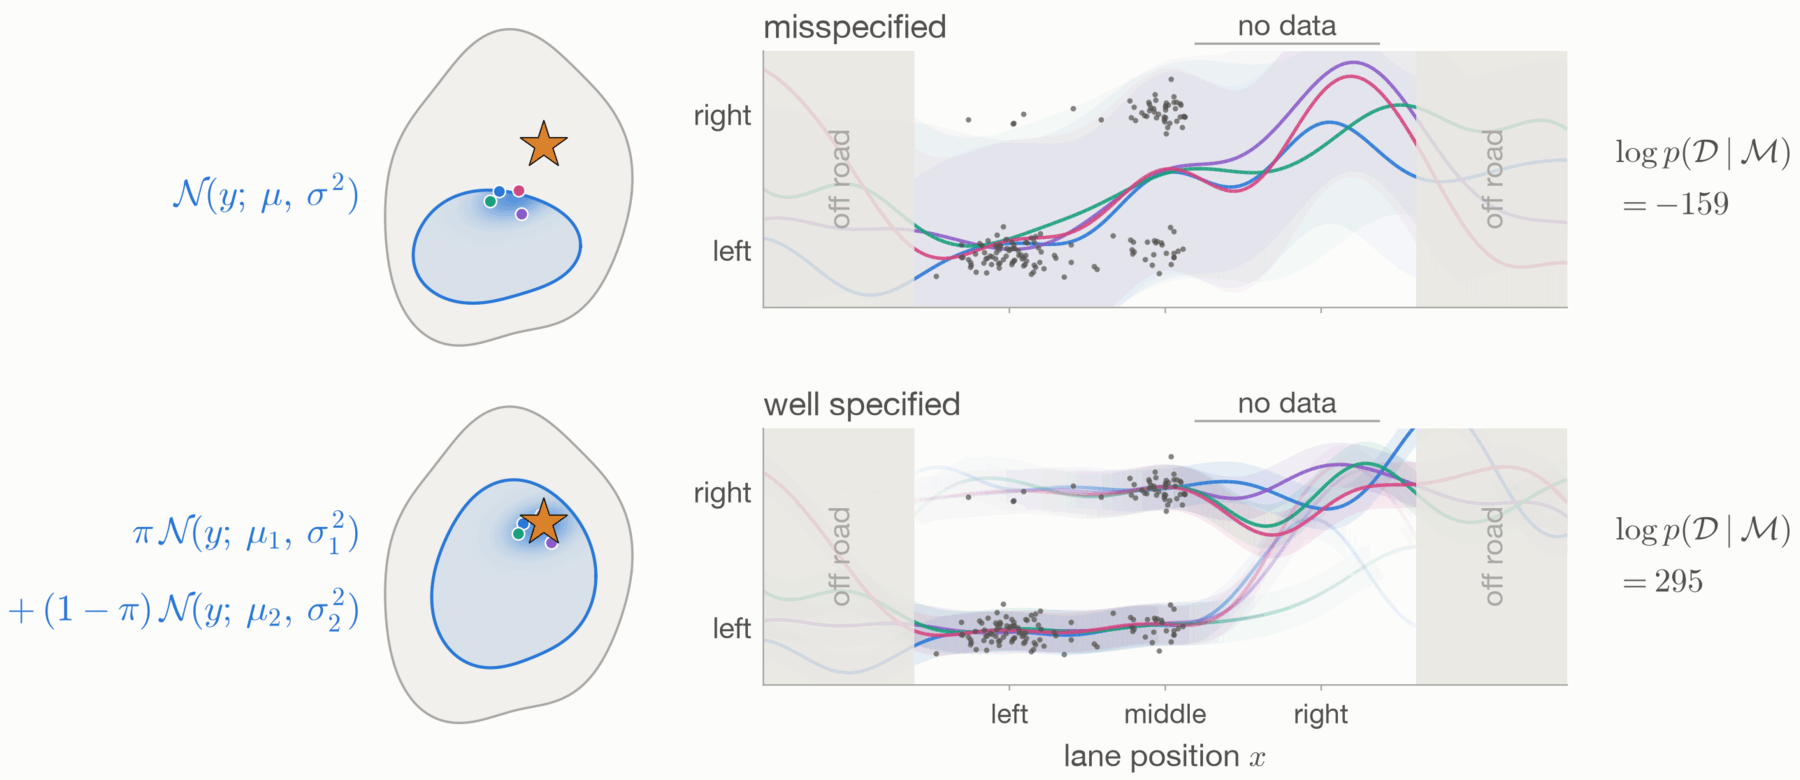

Write the Python code that produced this figure.
"""The same data, a misspecified and a well-specified model.

Top: one Gaussian whose mean has a Gaussian-process prior. Bottom: the mixture from figure 14.
The mixture weight is fixed to the true one and the noise levels do not depend on x, which keeps
the evidence exact. Each point is assigned to a mode by the sign of y, so the mixture's evidence
is that of the completed data, a lower bound. The space panels are sketches.

Run: python 17_two_models.py  (requires numpy, scipy, matplotlib)
"""

import matplotlib.pyplot as plt
import numpy as np
from matplotlib.colors import to_rgb
from matplotlib.patches import Polygon
from scipy.special import logsumexp

from common import (INK2, LANES, MODEL, POINT, SPACE, SURFACE, TRUTH, TRUTH_XY, X_LIM,
                    draw_truth_star, model_outline, p_right, sample_inputs, sample_truth, save, setup_style,
                    space_outline, style_data_axes, style_space_axes)

N_DATA = 400
PRIOR_STD, LENGTH = 0.35, 0.3
SIGMAS = np.geomspace(0.04, 0.8, 80)
COLORS = ["#2a78d6", "#8b5cc9", "#17a07b", "#d6457f"]
GAP = (0.12, 0.85)

rng = np.random.default_rng(4)
# The data happen to miss most of the right lane.
x_obs = sample_inputs(2 * N_DATA, rng)
x_obs = x_obs[(x_obs < GAP[0]) | (x_obs > GAP[1])][:N_DATA]
x_obs, y_obs = sample_truth(N_DATA, rng, x_obs)
xs = np.linspace(*X_LIM, 160)
z = rng.standard_normal((len(COLORS), 2, len(xs)))
u = rng.uniform(0.05, 0.95, (len(COLORS), 2))


def kernel(a, b):
    return PRIOR_STD**2 * np.exp(-0.5 * ((a[:, None] - b[None, :]) / LENGTH) ** 2)


def gp(xo, yo, m0, sigma):
    """GP posterior on the grid and the log marginal likelihood of (xo, yo)."""
    yc = yo - m0
    K_go = kernel(xs, xo)
    S = kernel(xo, xo) + sigma**2 * np.eye(len(xo))
    L = np.linalg.cholesky(S)
    alpha = np.linalg.solve(S, yc)
    log_ml = -0.5 * yc @ alpha - np.log(np.diag(L)).sum() - 0.5 * len(xo) * np.log(2 * np.pi)
    return m0 + K_go @ alpha, kernel(xs, xs) - K_go @ np.linalg.solve(S, K_go.T), log_ml


def mode(xo, yo, m0, k):
    """Samples for one mode, its noise level marginalized on the grid, and its log evidence."""
    post = [gp(xo, yo, m0, s) for s in SIGMAS]
    logw = np.array([p[2] for p in post])
    cdf = np.cumsum(np.exp(logw - logsumexp(logw)))
    means, sigmas = [], []
    for h in range(len(COLORS)):
        i = min(np.searchsorted(cdf, u[h, k]), len(SIGMAS) - 1)
        m, C, _ = post[i]
        means.append(m + np.linalg.cholesky(C + 1e-8 * np.eye(len(xs))) @ z[h, k])
        sigmas.append(SIGMAS[i])
    return np.array(means), np.array(sigmas), logsumexp(logw) - np.log(len(SIGMAS))


single = mode(x_obs, y_obs, 0.0, 0)
left, right = (np.sign(y_obs) == s for s in (-1, 1))
modes = [mode(x_obs[left], y_obs[left], -0.15, 0), mode(x_obs[right], y_obs[right], 0.15, 1)]
pr = p_right(x_obs)
evidence_mixture = (modes[0][2] + modes[1][2] + np.log(1 - pr[left]).sum()
                    + np.log(pr[right]).sum())
evidence_single = single[2]
print(f"log evidence: one Gaussian {evidence_single:.1f}, mixture {evidence_mixture:.1f}")


def mixture_outline(n=300):
    t = np.linspace(0, 2 * np.pi, n)
    r = 1 + 0.07 * np.sin(2 * t + 0.6) + 0.05 * np.cos(3 * t + 0.9)
    return 0.05 + 0.62 * r * np.cos(t), -0.05 + 1.1 * r * np.sin(t)


def draw_space(ax, outline, centre, cov):
    style_space_axes(ax)
    ax.set_ylim(-1.9, 1.9)
    bx, by = space_outline()
    ax.fill(bx, by, color=SPACE, lw=0, zorder=0)
    ax.plot(bx, by, color=POINT, lw=1.2, zorder=1)
    mx, my = outline
    ax.fill(mx, my, color=MODEL, alpha=0.12, lw=0, zorder=1)
    ax.plot(mx, my, color=MODEL, lw=1.6, zorder=3)
    draw_truth_star(ax, label=False)
    gx, gy = np.meshgrid(np.linspace(-1, 1, 200), np.linspace(-1.9, 1.9, 380))
    diff = np.stack([gx - centre[0], gy - centre[1]], axis=-1)
    dens = np.exp(-0.5 * np.einsum("...i,ij,...j->...", diff, np.linalg.inv(cov), diff))
    rgba = np.zeros((*gx.shape, 4))
    rgba[..., :3] = to_rgb(MODEL)
    rgba[..., 3] = 0.75 * dens
    shade = ax.imshow(rgba, origin="lower", extent=(-1, 1, -1.9, 1.9), aspect="auto",
                      interpolation="bilinear", zorder=2)
    shade.set_clip_path(Polygon(np.column_stack(outline), transform=ax.transData))
    dots = np.random.default_rng(1).multivariate_normal(centre, cov, len(COLORS))
    inside = Polygon(np.column_stack(outline)).get_path().contains_points(dots)
    dots[~inside] = centre + 0.5 * (dots[~inside] - centre)
    ax.scatter(*dots.T, s=40, c=COLORS, ec="white", lw=0.8, zorder=5)


def draw_curves(ax, means, sigmas, fades, band=0.1):
    style_data_axes(ax)
    ax.set_ylabel("")
    ax.set_xticks([c for c, _ in LANES], ["left", "middle", "right"], fontsize=14, color=INK2)
    ax.tick_params(axis="x", length=3, color=POINT)
    for h, color in enumerate(COLORS):
        for m, sd, fade in zip(means[h], sigmas[h], fades):
            for lo in range(len(xs) - 1):
                seg = slice(lo, lo + 2)
                ax.fill_between(xs[seg], m[seg] - 2 * sd, m[seg] + 2 * sd, color=color,
                                alpha=band * fade[lo], lw=0, zorder=1.1)
                ax.plot(xs[seg], m[seg], color=color, lw=1.8, alpha=0.9 * fade[lo], zorder=1.2,
                        solid_capstyle="butt")
    ax.scatter(x_obs[:150], y_obs[:150], s=8, color=INK2, alpha=0.7, lw=0, zorder=3)


setup_style()
fig = plt.figure(figsize=(11.5, 5.4), facecolor=SURFACE)
rows = ((0.53, "misspecified", evidence_single),
        (0.03, "well specified", evidence_mixture))

# The misspecified posterior concentrates where the model comes closest to the truth.
mx, my = model_outline()
mx, my = mx, my + 0.15
i = np.argmin(np.hypot(mx - TRUTH_XY[0], my - TRUTH_XY[1]))
best = np.array([mx[i], my[i]])
draw_space(fig.add_axes((0.0, 0.53, 0.18, 0.44)), (mx, my),
           best + 0.12 * (np.array([-0.1, -0.25]) - best), np.array([[0.04, 0.012], [0.012, 0.03]]))
draw_space(fig.add_axes((0.0, 0.03, 0.18, 0.44)), mixture_outline(),
           np.array(TRUTH_XY) - [0.03, 0.05], np.array([[0.03, 0.008], [0.008, 0.03]]))

flat = np.ones(len(xs) - 1)
mix = [np.clip(1.6 * (w[:-1] + w[1:]) / 2, 0.05, 1) for w in (1 - p_right(xs), p_right(xs))]
ax_top = fig.add_axes((0.25, 0.6, 0.5, 0.34))
draw_curves(ax_top, single[0][:, None], single[1][:, None], [flat], band=0.04)
ax_top.set_xticklabels([])
ax_bottom = fig.add_axes((0.25, 0.1, 0.5, 0.34))
draw_curves(ax_bottom, np.stack([modes[0][0], modes[1][0]], axis=1),
            np.stack([modes[0][1], modes[1][1]], axis=1), mix)
ax_bottom.set_xlabel("lane position $x$", fontsize=16, color=INK2, labelpad=4)

for ax, (_, label, ev) in zip((ax_top, ax_bottom), rows):
    ax.text(0, 1.05, label, transform=ax.transAxes, fontsize=17, color=INK2)
    ax.text(1.06, 0.5, r"$\log p(\mathcal{D} \mid \mathcal{M})$" f"\n$= {ev:.0f}$",
            transform=ax.transAxes, fontsize=17, color=INK2, va="center", linespacing=1.3)
    top = ax.get_xaxis_transform()
    ax.plot(GAP, [1.03, 1.03], color=POINT, lw=1.2, transform=top, clip_on=False)
    ax.text(np.mean(GAP), 1.06, "no data", transform=top, fontsize=15, color=INK2, ha="center")

for y, text in ((0.75, r"$\mathcal{N}(y;\, \mu,\, \sigma^2)$"),
                (0.25, r"$\pi\, \mathcal{N}(y;\, \mu_1,\, \sigma_1^2)$" "\n"
                       r"$+\, (1 - \pi)\, \mathcal{N}(y;\, \mu_2,\, \sigma_2^2)$")):
    fig.text(0.0, y, text, fontsize=19, color=MODEL, ha="right", va="center", linespacing=1.8)

save(fig, __file__)
